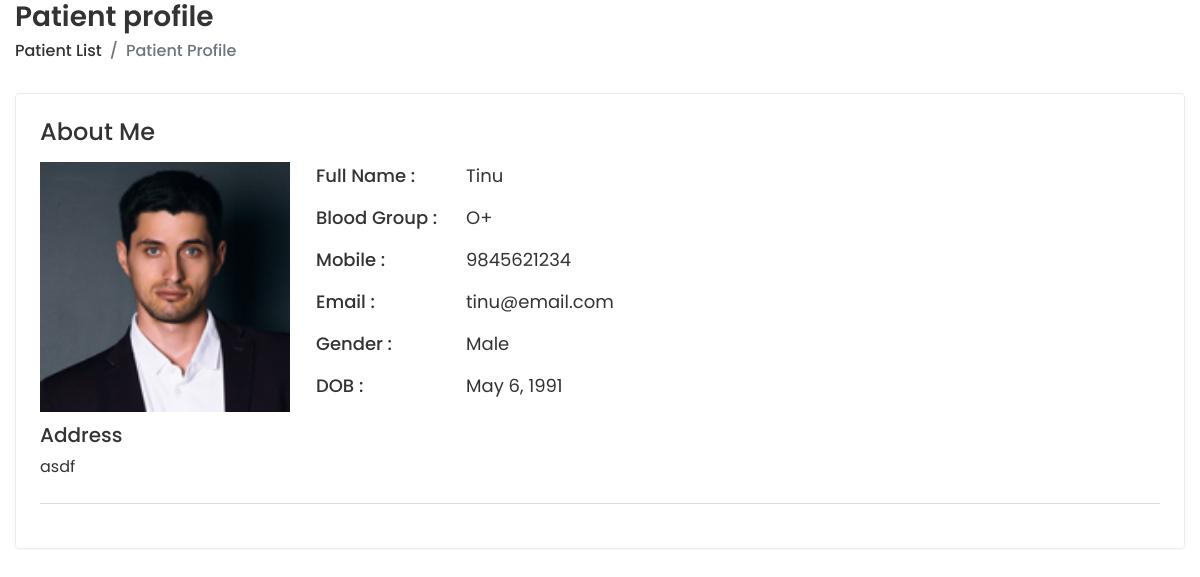
/app/patientProfile/1/ (signed in), run on the app's committed database.
### doctor/models.py (models this page shows, shortened)
class PatientDetails(models.Model):
    patient_name = models.CharField(max_length=50)
    gender = models.CharField(
         max_length=20,
         choices=(("Male", "Male"), ("Female", "Female"), ("Other", "Other")),
     )
    blood_group = models.CharField(
        max_length=20, blank=True, null=True,
        choices=(
            ("O-", "O-"),
            ("O+", "O+"),
            ("A-", "A-"),
            ("A+", "A+"),
            ("B-", "B-"),
            ("B+", "B+"),
            ("AB-", "AB-"),
            ("AB+", "AB+"),
        ),
    )
    address = models.CharField(max_length=250, blank=True, null=True)
    state = models.CharField(max_length=200, blank=True, null=True)
    country = models.CharField(max_length=200, blank=True, null=True)
    pin_code = models.BigIntegerField(blank=True, null=True)
    email = models.EmailField(default="", max_length=50, unique=True)
    date_of_birth = models.DateField()
    phone_number = models.CharField(default="", max_length=20)
    patient_image = models.BinaryField(blank=True, null=True)
    created = models.DateTimeField(auto_now_add=True)
    updated = models.DateTimeField(auto_now=True)

### doctor/views.py (the view)
# urls.py: path("patientProfile/<int:patient_id>/", views.patient_profile, name="patient_profile"),
@login_required
def patient_profile(request, patient_id):
    patient = get_object_or_404(PatientDetails, pk=patient_id)
    image_base64 = base64.b64encode(patient.patient_image).decode('utf-8') if patient.patient_image else None
    return render(request, "patient/patient_profile.html", {'patient': patient, 'image_base64': image_base64})

### templates/patient/patient_profile.html (shortened to what this page needs)
{% extends 'home/base-login.html' %}
{% load static %}
{% block content %}
<div class="main-wrapper">
    <div class="content container-fluid">
    <div class="page-header">
    <div class="row">
    <div class="col-sm-12">
    <h3 class="page-title">Patient profile</h3>
    <ul class="breadcrumb">
    <li class="breadcrumb-item"><a href="{% url 'patient_list' %}">Patient List</a></li>
    <li class="breadcrumb-item active">Patient Profile</li>
    </ul>
    </div>
    </div>
    </div>
    <div class="card">
    <div class="card-body">
    <div class="row">
    <div class="col-md-12">
    <div class="about-info">
    <h4>About Me</h4>
            <div class="media mt-3">
            {% if image_base64 %}
            <img class="mr-3" alt="Image">
            {% else %}
            <p>No image.</p>
            {% endif %}
            <div class="media-body">
            <ul>
            <li>
            <span class="title-span">Full Name : </span>
            <span class="info-span">{{ patient.patient_name }}</span>
            </li>
            <li>
            <span class="title-span">Blood Group : </span>
            <span class="info-span">{{ patient.blood_group }}</span>
            </li>
            <li>
            <span class="title-span">Mobile : </span>
            <span class="info-span">{{ patient.phone_number }}</span>
            </li>
            <li>
            <span class="title-span">Email : </span>
            <span class="info-span">{{ patient.email }}</span>
            </li>
            <li>
            <span class="title-span">Gender : </span>
            <span class="info-span">{{ patient.gender }}</span>
            </li>
            <li>
            <span class="title-span">DOB : </span>
            <span class="info-span">{{ patient.date_of_birth }}</span>
            </li>
            </ul>
    </div>
    </div>
    <div class="row mt-2">
    <div class="col-md-12">
    <h5>Address</h5>
    <p>{{ patient.address }}</p>
    </div>
    </div>
    </div>
    </div>
    </div>
    <div class="row mt-2">
    <div class="col-md-12">
    <div class="skill-info">
    </div>
    </div>
    </div>
    </div>
    </div>
    </div>
{% endblock %}

### static/prescol/css/style.css (style rules this page uses)
html { height: 100%; }
body { background-color: #fff; color: #333; font-family: 'Poppins', sans-serif; font-size: 1rem; height: 100%; line-height: 1.5; overflow-x: hidden; }
h1, h2, h3, h4, h5, h6 { font-family: 'Poppins', sans-serif; margin-top: 0; }
a { color: #009ce7; }
input, button, a { transition: all 0.4s ease; -moz-transition: all 0.4s ease; -o-transition: all 0.4s ease; -ms-transition: all 0.4s ease; -webkit-transition: all 0.4s ease; }
ul, ol { padding: 0px; list-style: none; }
.card { border: 1px solid #ececf5; box-shadow: 0 1px 3px 0 rgba(0, 0, 0, 0.03); margin-bottom: 1.875rem; }
.card-body { padding: 1.5rem; }
.main-wrapper { width: 100%; height: 100vh; min-height: 100vh; }
.page-header { margin-bottom: 1.875rem; }
.page-header .breadcrumb { background-color: transparent; color: #6c757d; font-size: 1rem; font-weight: 500; margin-bottom: 0; padding: 0; }
.page-header .breadcrumb a { color: #333; }
.page-title { font-size: 28px; font-weight: 600; color: #333; margin-bottom: 5px; }
.about-info img { width: 250px; }
.about-info ul li { font-size: 18px; margin: 0px 0px 15px 10px; display: flex; }
.title-span { font-weight: 500; width: 150px; }
.skill-info { padding-top: 20px; border-top: 1px solid #ddd; }

### data on the page
PatientDetails: patient_name "Tinu", blood_group "O+", phone_number "9845621234", email "tinu@email.com", gender "Male", date_of_birth "May 6, 1991", address "asdf"
